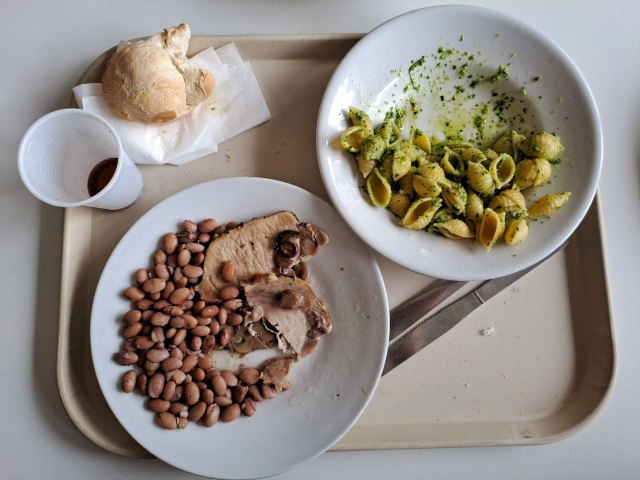
//> input picture assets/tray1/leftover1.jpg, 1280 x 960 px, given in place of equalizedBeans.png, which was not available (shown at 1/2 size)
$ ./HSVColorPicker   (built with g++ and OpenCV 4)
//> lines starting //> are read from the running program, lines starting //| are printed output that depends on the picture; after the words box and inside, x2 and y2 are one past the last pixel; in counts of white or black regions, pixels touching at a corner belong together; pictures that were not available may be replaced by others from this repository, and a replacement may not be noted
#include <opencv2/opencv.hpp>
#include <opencv2/imgproc.hpp>

// Global variables for trackbar values
int lowHue = 0, highHue = 179;
int lowSaturation = 0, highSaturation = 255;
int lowValue = 0, highValue = 255;
cv::Mat hueChannel, satChannel,hueMask,satMask,valMask,food,mask;
cv::Mat image, out;

cv::Mat equalize(cv::Mat img){
    cv::Mat channels[3];
    cv::split(img, channels);

    for (int i = 0; i < 3; ++i) {
        cv::equalizeHist(channels[i], channels[i]);
    }
    cv::Mat out;
    cv::merge(channels, 3, out);
    return out;
}

cv::Mat tresh(int lHue, int hHue, int lSat, int hSat,int lVal, int hVal){
    cv::Mat imgHSV,out;
    cv::cvtColor(image, imgHSV, cv::COLOR_BGR2HSV);
    std::vector<cv::Mat> ChannelsHSV;
    cv::split(imgHSV, ChannelsHSV);
    cv::Mat hueChannel = ChannelsHSV[0];
    cv::Mat satChannel = ChannelsHSV[1];
    cv::Mat valChannel = ChannelsHSV[2];
    cv::Mat mask, hsmask;
    inRange(hueChannel, lHue, hHue, hueMask);
    inRange(satChannel, lSat, hSat, satMask);
    inRange(valChannel, lVal, hVal, valMask);
    bitwise_and(hueMask,satMask,hsmask);
    bitwise_and(valMask,hsmask,mask);
    image.copyTo(out, mask);
    return out;
}

// Callback function for trackbar changes
void onTrackbar(int, void*)
{

    cv::Mat out = tresh(lowHue,highHue,lowSaturation,highSaturation,lowValue,highValue);
    cv::imshow("Trackbars", out);
    //Extract the Hue, Saturation, Value channels
}

int main()
{
    // [7 lines of commented-out code are left out]

    cv::Mat img = cv::imread("equalizedBeans.png");
//> img is the input picture: 960 rows x 1280 cols, CV_8UC3; mean B, G, R 131.3, 138.8, 146.6
    bilateralFilter(img, image, 15, 1000*0.1, 800*0.01);
    //GaussianBlur(image,image, cv::Size(9, 9),3,3);

    //image = img;

    //Extract the Hue, Saturation, Value channels

    // Create a black image for trackbars display
    cv::Mat trackbarImage = cv::Mat::zeros(1, 400, CV_8UC3);

    // Create a window for trackbars
    cv::namedWindow("Trackbars");

    // Create trackbars for Hue channel
    cv::createTrackbar("Low Hue", "Trackbars", &lowHue, 180, onTrackbar);
//> slider 'Low Hue' is set to 36
    cv::createTrackbar("High Hue", "Trackbars", &highHue, 180, onTrackbar);

    // Create trackbars for Saturation channel
    cv::createTrackbar("Low Sat", "Trackbars", &lowSaturation, 255, onTrackbar);
//> slider 'Low Sat' is set to 51
    cv::createTrackbar("High Sat", "Trackbars", &highSaturation, 255, onTrackbar);

    // Create trackbars for Value channel
    cv::createTrackbar("Low Value", "Trackbars", &lowValue, 255, onTrackbar);
//> slider 'Low Value' is set to 51
    cv::createTrackbar("High Value", "Trackbars", &highValue, 255, onTrackbar);


    onTrackbar(0, 0);
//> in tresh, `cv::cvtColor(image, imgHSV, cv::COLOR_BGR2HSV);`: imgHSV: 960 rows x 1280 cols, CV_8UC3; mean H, S, V 53.9, 53.1, 151.4
//> in tresh, `cv::split(imgHSV, ChannelsHSV);`:
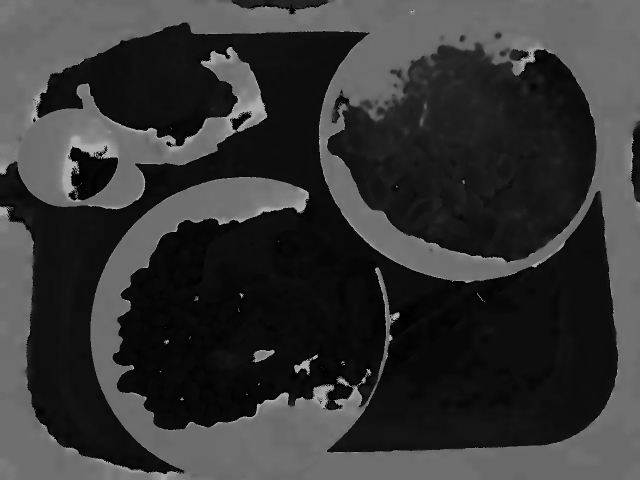
//> ChannelsHSV[0]: 960 rows x 1280 cols, CV_8UC1 (shown at 1/2 size); min 0, max 178, mean 53.9
//> in tresh, `cv::split(imgHSV, ChannelsHSV);`:
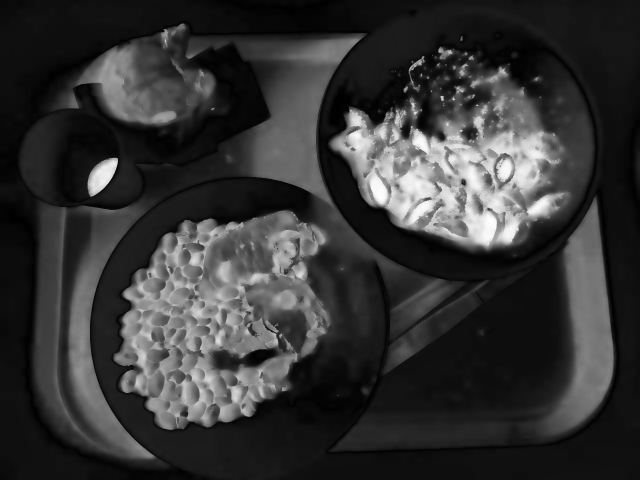
//> ChannelsHSV[1]: 960 rows x 1280 cols, CV_8UC1 (shown at 1/2 size); min 0, max 253, mean 53.1
//> in tresh, `cv::split(imgHSV, ChannelsHSV);`:
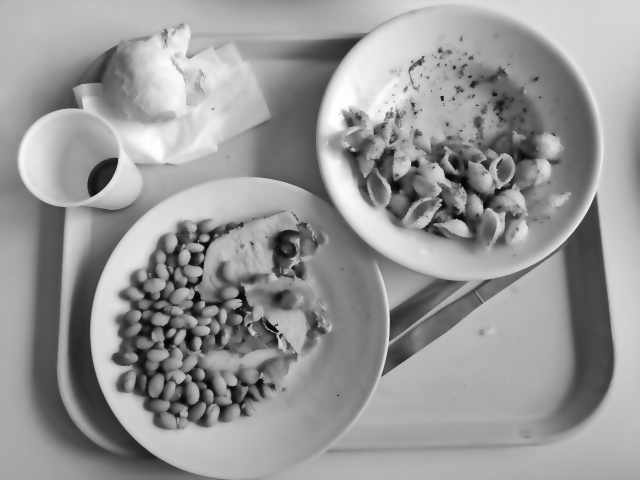
//> ChannelsHSV[2]: 960 rows x 1280 cols, CV_8UC1 (shown at 1/2 size); min 4, max 255, mean 151.4
//> in tresh, `inRange(hueChannel, lHue, hHue, hueMask);`:
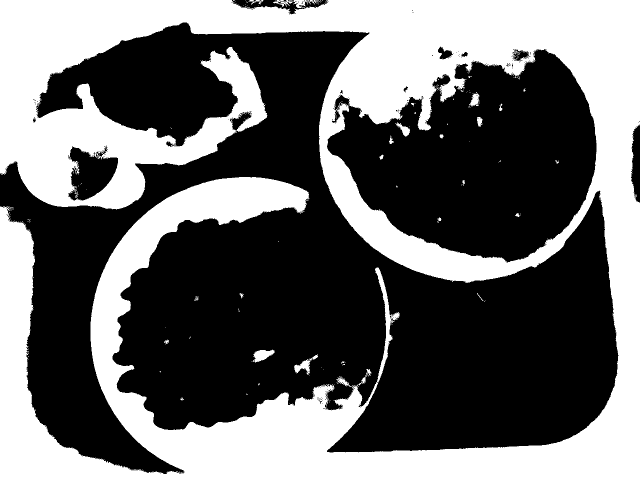
//> hueMask: 960 rows x 1280 cols, CV_8UC1 (shown at 1/2 size); 41% white; 232 white regions (206 under 20 px), largest, box (x1, y1, x2, y2) and area: (0, 0, 1280, 960) 500268, (505, 699, 549, 725) 655, (588, 708, 636, 750) 573
//> in tresh, `inRange(satChannel, lSat, hSat, satMask);`:
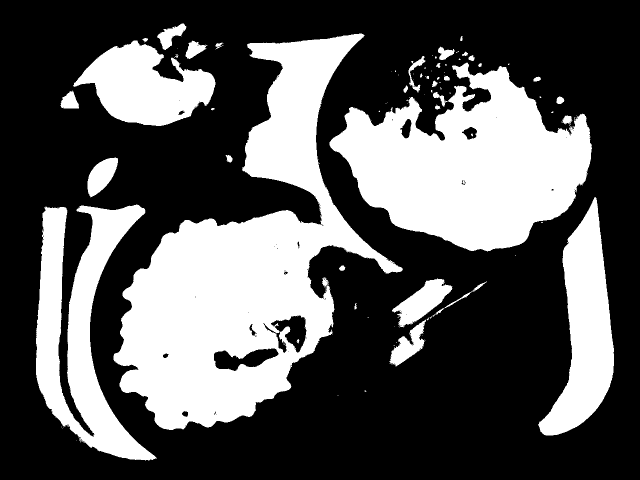
//> satMask: 960 rows x 1280 cols, CV_8UC1 (shown at 1/2 size); 34.6% white; 116 white regions (78 under 20 px), largest, box (x1, y1, x2, y2) and area: (227, 67, 806, 860) 178096, (659, 125, 1184, 503) 114974, (72, 409, 314, 921) 51490
//> in tresh, `inRange(valChannel, lVal, hVal, valMask);`:
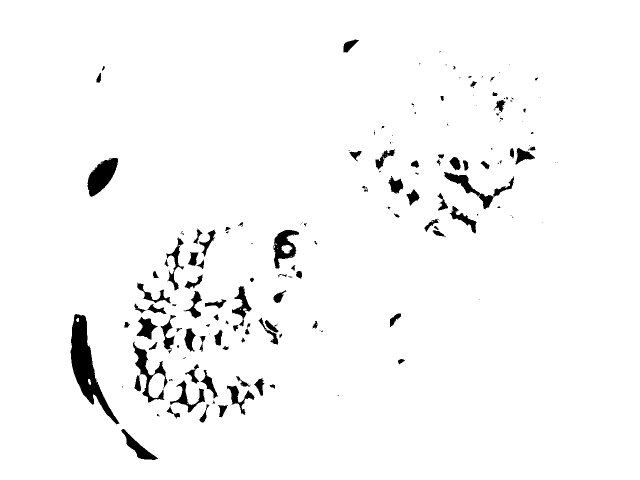
//> valMask: 960 rows x 1280 cols, CV_8UC1 (shown at 1/2 size); 96.8% white; 178 black regions (86 under 20 px), largest, box (x1, y1, x2, y2) and area: (141, 628, 239, 849) 6634, (175, 316, 236, 394) 2685, (266, 683, 335, 805) 2049
//> in tresh, `bitwise_and(hueMask,satMask,hsmask);`:
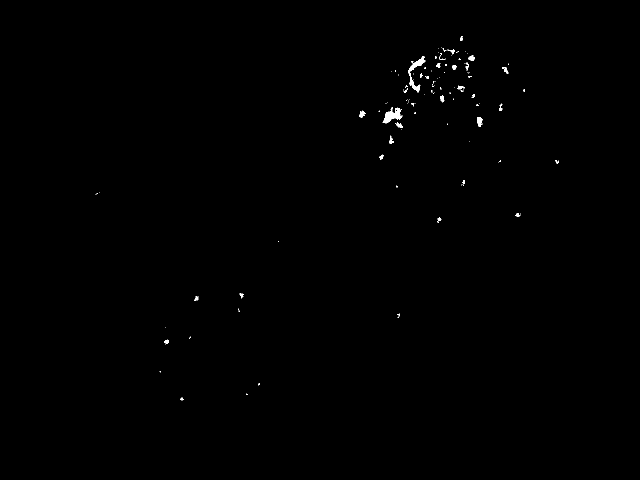
//> hsmask: 960 rows x 1280 cols, CV_8UC1 (shown at 1/2 size); 0.25% white; 136 white regions (105 under 20 px), largest, box (x1, y1, x2, y2) and area: (817, 112, 851, 185) 613, (765, 215, 805, 247) 596, (954, 234, 965, 253) 151
//> in tresh, `bitwise_and(valMask,hsmask,mask);`: mask: 960 rows x 1280 cols, CV_8UC1; 0.21% white; 108 white regions (85 under 20 px), largest, box (x1, y1, x2, y2) and area: (817, 112, 851, 185) 609, (765, 215, 805, 247) 596, (954, 234, 965, 253) 151

    // Wait for key press to exit
    cv::waitKey(0);

    return 0;
}

$ run again, on assets/tray1/leftover2.jpg
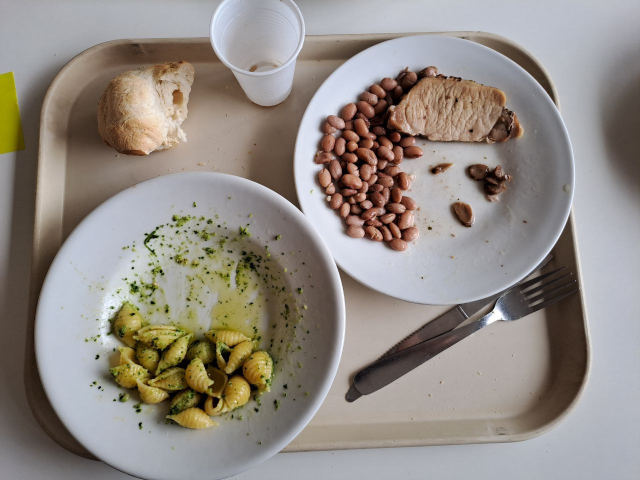
//> input picture assets/tray1/leftover2.jpg, 1280 x 960 px, given in place of equalizedBeans.png, which was not available (shown at 1/2 size)
//> img is the input picture: 960 rows x 1280 cols, CV_8UC3; mean B, G, R 132.6, 139.4, 146.6
//> imgHSV: 960 rows x 1280 cols, CV_8UC3; mean H, S, V 57.6, 48, 151.1
//> in tresh, `inRange(hueChannel, lHue, hHue, hueMask);`:
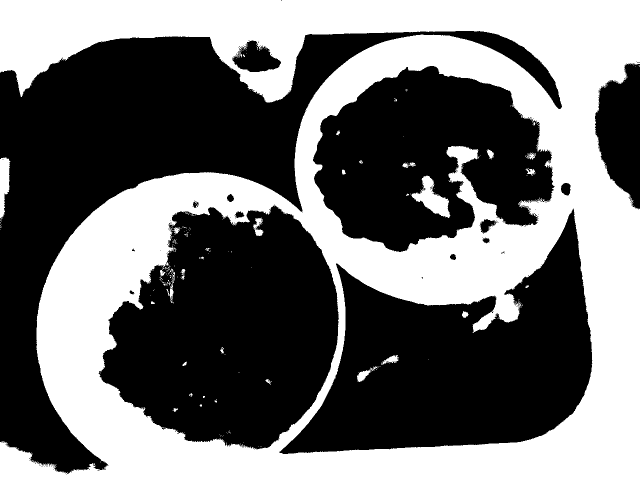
//> hueMask: 960 rows x 1280 cols, CV_8UC1 (shown at 1/2 size); 43.1% white; 258 white regions (229 under 20 px), largest, box (x1, y1, x2, y2) and area: (0, 0, 1280, 960) 521532, (823, 351, 901, 436) 2749, (0, 315, 21, 439) 1731
//> satMask: 960 rows x 1280 cols, CV_8UC1; 33.2% white; 163 white regions (123 under 20 px), largest, box (x1, y1, x2, y2) and area: (0, 79, 645, 922) 147837, (208, 453, 669, 862) 116213, (627, 132, 1048, 503) 77136
//> valMask: 960 rows x 1280 cols, CV_8UC1; 97.5% white; 181 black regions (107 under 20 px), largest, box (x1, y1, x2, y2) and area: (1038, 537, 1158, 624) 5480, (736, 141, 851, 304) 4466, (56, 539, 141, 878) 3905
//> hsmask: 960 rows x 1280 cols, CV_8UC1; 0.2% white; 120 white regions (94 under 20 px), largest, box (x1, y1, x2, y2) and area: (288, 454, 318, 514) 555, (258, 562, 283, 592) 416, (266, 813, 284, 826) 120
//> in tresh, `bitwise_and(valMask,hsmask,mask);`:
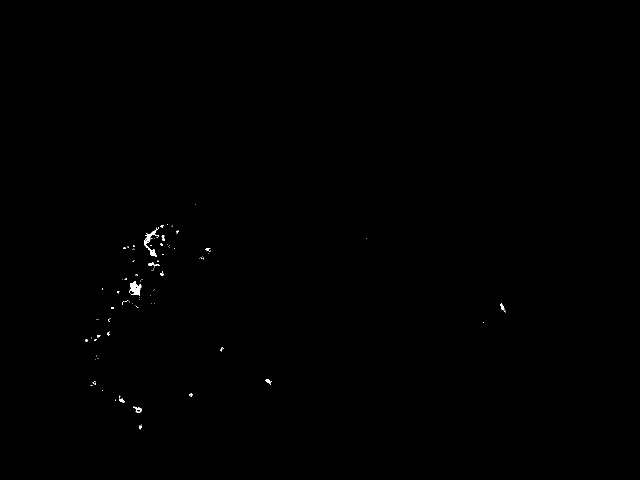
//> mask: 960 rows x 1280 cols, CV_8UC1 (shown at 1/2 size); 0.14% white; 100 white regions (84 under 20 px), largest, box (x1, y1, x2, y2) and area: (258, 562, 283, 592) 408, (288, 454, 318, 514) 406, (266, 813, 284, 826) 88
